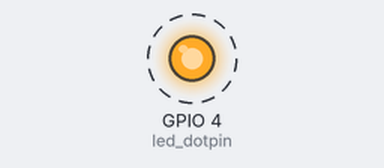
The program below on a simulated Raspberry Pi (BCM pin numbers). Parts: output pins drawn as LEDs (lit = HIGH). Dashed ring = blinking.

Above: at 0.2 s.
Timing chart, 0 to 3.0 s (numbered marks = the images above):
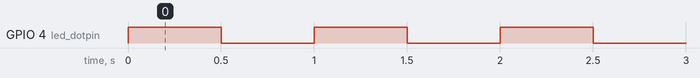

The program:

blink.py
```python
#Led lampeggiante

import RPi.GPIO as GPIO
import time

GPIO.setmode(GPIO.BCM)
GPIO.setwarnings(False)

led_dotpin=4

GPIO.setup(led_dotpin, GPIO.OUT)

delay=0.5
while True:
	GPIO.output(led_dotpin, 1)
	time.sleep(delay)

	GPIO.output(led_dotpin, 0)
	time.sleep(delay)
	
```

Measured:
- by itself, GPIO 4 (led_dotpin): alternates HIGH for 0.50 s and LOW for 0.50 s
